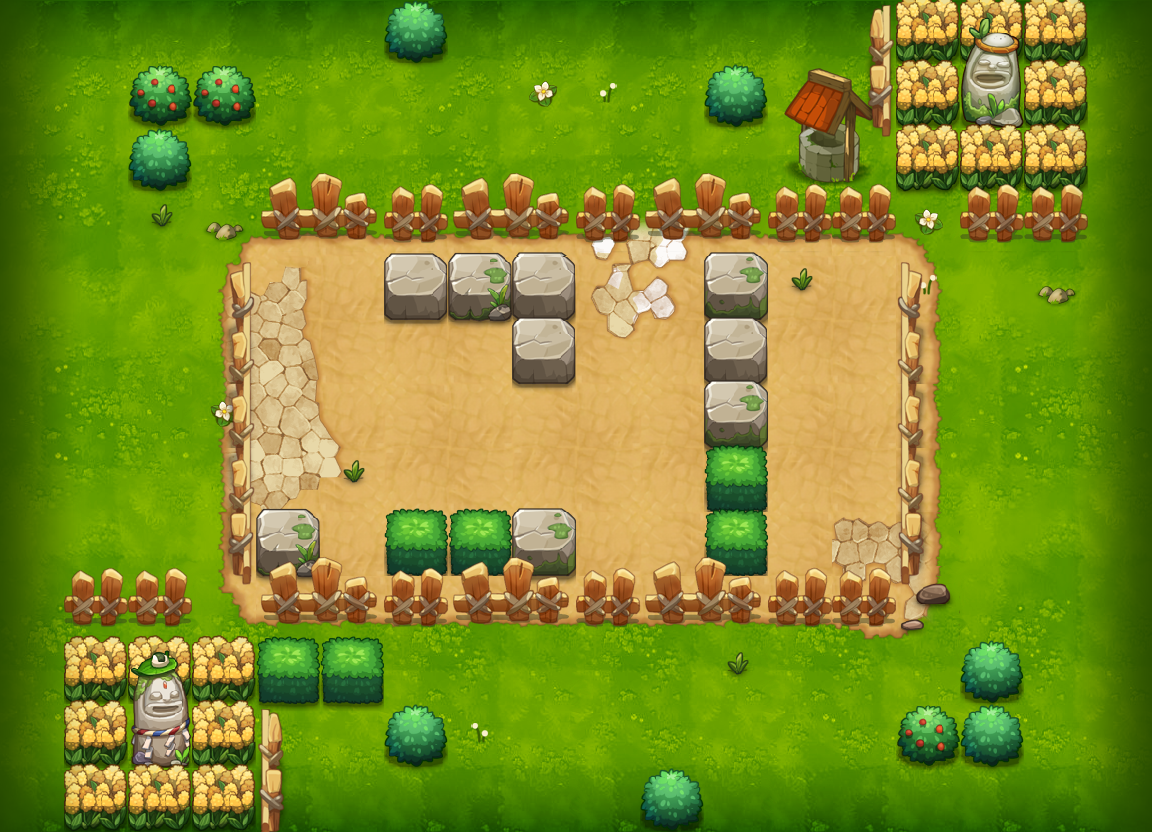

A 2D game scene composited from a Tiled map and its tileset images. What follows is a short description and the map's XML, with each tile layer's data collapsed to a summary:
An orthogonal 18x13 tile map with 64x64 px tiles, 13 tile layers (PASS, 块层 2, 块层 12, 块层 4, ...) and 3 objects (2x tqm4, PLAYER).

<map version="1.0" orientation="orthogonal" width="18" height="13" tilewidth="64" tileheight="64">
 <properties>
  <property name="DESTRY1" value="149" />
  <property name="DESTRY2" value="224" />
  <property name="DESTRY3" value="144" />
  <property name="DESTRY4" value="177" />
  <property name="DESTRY5" value="141" />
  <property name="DESTRY6" value="170" />
  <property name="DESTRY7" value="173" />
  <property name="DESTRY_COUNT" value="7" />
  <property name="EXP" value="65" />
  <property name="ITEM" value="D001" />
  <property name="MONEY" value="120" />
 </properties>
 <tileset firstgid="1" name="xzdxc" tilewidth="64" tileheight="64">
  <image source="xzdxc-hd.png" width="1000" height="2048" />
 </tileset>
 <layer name="PASS" width="18" height="13">
  <data>[234 cells, 197 non-empty, 41 distinct tile ids]</data>
 </layer>
 <layer name="块层 2" width="18" height="13">
  <data>[234 cells, 111 non-empty, 26 distinct tile ids]</data>
 </layer>
 <layer name="块层 12" width="18" height="13">
  <data>[234 cells, 32 non-empty, 30 distinct tile ids]</data>
 </layer>
 <layer name="块层 4" width="18" height="13">
  <data>[234 cells, 51 non-empty, 14 distinct tile ids]</data>
 </layer>
 <layer name="块层 3" width="18" height="13">
  <data>[234 cells, 69 non-empty, 16 distinct tile ids]</data>
 </layer>
 <layer name="块层 13" width="18" height="13">
  <data>[234 cells, 52 non-empty, 2 distinct tile ids]</data>
 </layer>
 <layer name="块层 5" width="18" height="13">
  <data>[234 cells, 30 non-empty, 9 distinct tile ids]</data>
 </layer>
 <layer name="SHELTER 8" width="18" height="13">
  <data>[234 cells, 10 non-empty, 3 distinct tile ids]</data>
 </layer>
 <layer name="SHELTER 7" width="18" height="13">
  <data>[234 cells, 5 non-empty, 3 distinct tile ids]</data>
 </layer>
 <layer name="SHELTER 6" width="18" height="13">
  <data>[234 cells, 1 non-empty, 1 distinct tile ids]</data>
 </layer>
 <layer name="SHELTER 5" width="18" height="13">
  <data>[234 cells, 1 non-empty, 1 distinct tile ids]</data>
 </layer>
 <layer name="SHELTER 4" width="18" height="13">
  <data>[234 cells, 2 non-empty, 1 distinct tile ids]</data>
 </layer>
 <layer name="SHELTER 3" width="18" height="13">
  <data>[234 cells, 4 non-empty, 3 distinct tile ids]</data>
 </layer>
 <objectgroup name="对象层 1" width="36" height="26">
  <object name="PLAYER" type="PLAYER" x="256" y="256" width="64" height="64" />
  <object name="tqm4" x="832" y="256" width="64" height="64">
   <properties>
    <property name="quality" value="tqm4.quality" />
   </properties>
  </object>
  <object name="tqm4" x="640" y="320" width="64" height="64">
   <properties>
    <property name="quality" value="tqm4.quality" />
   </properties>
  </object>
 </objectgroup>
</map>
